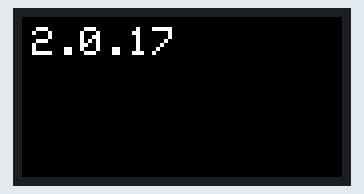
This sketch was run on a simulated ESP32-S3. Shown: 160×80 colour display.

Above: at 0.2 s.

The sketch:

Tft3.ino
```cpp
//arduino-cli lib install "LovyanGFX"@1.2.0
//arduino-cli core install esp32:esp32@2.0.14 //Works
//arduino-cli core install esp32:esp32@2.0.15 //Works
//arduino-cli core install esp32:esp32@2.0.16 //Works (LED stays on)
//arduino-cli core install esp32:esp32@2.0.17
#include <LovyanGFX.hpp>

// Define the display configuration for LILYGO T-Dongle-S3
class LGFX_LiLyGo_TDongleS3 : public lgfx::LGFX_Device {
  lgfx::Panel_ST7735S _panel_instance;
  lgfx::Bus_SPI       _bus_instance;
  lgfx::Light_PWM     _light_instance;

public:
  LGFX_LiLyGo_TDongleS3(void) {
    // SPI bus configuration
    auto cfg = _bus_instance.config();
    cfg.spi_host = SPI3_HOST;              // SPI3 for ESP32-S3
    cfg.spi_mode = 0;                      // SPI mode 0
    cfg.freq_write = 27000000;             // Write frequency
    cfg.freq_read = 16000000;              // Read frequency
    cfg.spi_3wire = true;                  // 3-wire SPI
    cfg.pin_sclk = 5;                      // SCLK pin
    cfg.pin_mosi = 3;                      // MOSI pin
    cfg.pin_dc = 2;                        // DC pin
    cfg.pin_miso = -1;                     // No MISO pin
    _bus_instance.config(cfg);
    _panel_instance.setBus(&_bus_instance);

    // Panel configuration
    auto panel_cfg = _panel_instance.config();
    panel_cfg.pin_cs = 4;                  // CS pin
    panel_cfg.pin_rst = 1;                 // RST pin
    panel_cfg.panel_width = 80;           // Display width
    panel_cfg.panel_height = 160;           // Display height
    panel_cfg.offset_x = 26;               // X offset
    panel_cfg.offset_y = 1;                // Y offset
    panel_cfg.invert = true;               // Invert colors
    _panel_instance.config(panel_cfg);

    // Backlight configuration
    auto light_cfg = _light_instance.config();
    light_cfg.pin_bl = 38;                 // Backlight pin
    light_cfg.invert = true;               // Inverted brightness
    light_cfg.freq = 12000;                // PWM frequency
    light_cfg.pwm_channel = 7;             // PWM channel
    _light_instance.config(light_cfg);
    _panel_instance.setLight(&_light_instance);

    setPanel(&_panel_instance);            // Attach the panel
  }
};

// Create an instance of the display
LGFX_LiLyGo_TDongleS3 lcd;

void setup() {
  Serial.begin(115200);
  lcd.init();
  lcd.setBrightness(128);

  // Rotate the entire display
  lcd.setRotation(1);
  lcd.fillScreen(TFT_BLACK);

  // Draw rotated text
  lcd.setTextColor(TFT_WHITE, TFT_BLACK); // White text on black background
  lcd.setTextSize(2);                     // Text size
  //lcd.setCursor(0, 0);
  lcd.setCursor(5, 5);
  lcd.println("2.0.17");
}

void loop() {
  // Nothing to do in the loop
}
```
